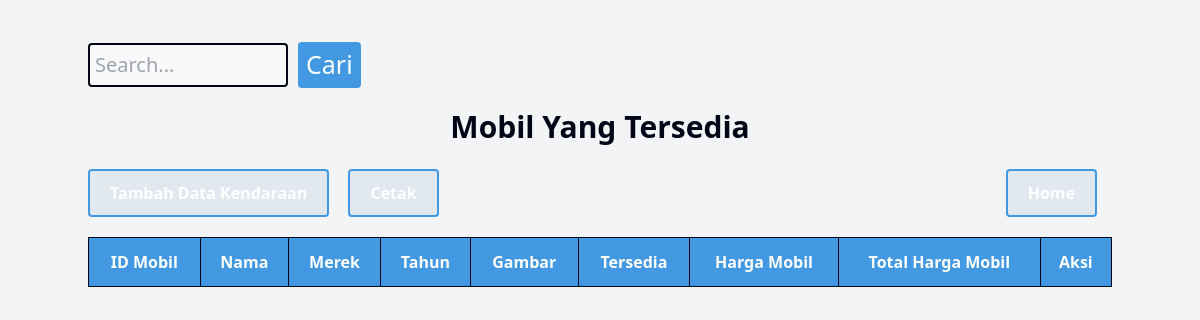
Page /rentalmobil/public/dashboard/data/dashboardkendaraan.php on the earlier database version.
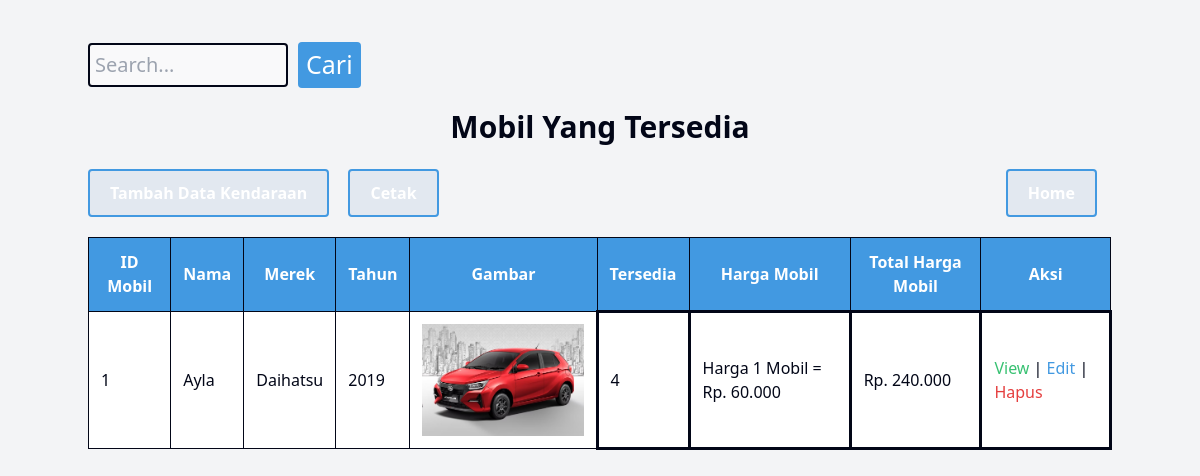
Same page on the later database version.
### tables this page shows
CREATE TABLE `kendaraan` (
  `id_mobil` int(11) NOT NULL,
  `nama` varchar(500) NOT NULL,
  `merek` varchar(500) NOT NULL,
  `tahun` int(11) NOT NULL,
  `gambar` varchar(500) NOT NULL,
  `garasi_id_garasi` int(11) NOT NULL,
  `harga_id_harga` int(11) NOT NULL
);

CREATE TABLE `garasi` (
  `id_garasi` int(11) NOT NULL,
  `tersedia` int(11) NOT NULL
);

CREATE TABLE `harga` (
  `id_harga` int(11) NOT NULL,
  `harga_per_hari` int(11) NOT NULL
);

### rentalmobil/public/dashboard/data/dashboardkendaraan.php (the view, shortened to what this page needs)
<?php
	include_once("../../../config/koneksi.php");
?>
<!DOCTYPE html>
<html>
<head>
	<link rel="stylesheet" href="../../css/output.css">
</head>
<body class="bg-gray-100">
	<div class="container mx-auto py-8">
		<form action="dashboardkendaraan.php" method="GET" class="mb-4">
           <div class="search-container">
                <input type="text" name="cari" placeholder="Search..." class="border border-gray-400 rounded-md px-2 py-1" style="font-size: 20px;">
                <input type="submit" value="Cari" class="btn bg-blue-500 text-white px-4 py-1 rounded-md" style="font-size: 25px;">
            </div>
        </form>
	<h1> Mobil Yang Tersedia </h1>
		<nav>
			<div>
				<a href="../../kendaraan/View/tambah.php" class="btn bg-blue-500 text-white">Tambah Data Kendaraan</a>
				<a href="../../kendaraan/View/cetak.php" target="_blank" class="btn bg-blue-500 text-white">Cetak</a>
			</div>
            <div>
                <a href="../dashboard.php" class="btn bg-blue-500 text-white">Home</a>
            </div>
        </nav>
	<table border="1" >
			<?php
				if (isset($_GET['cari'])) {
					$cari = $_GET['cari'];
					$ambildata = mysqli_query($kon, "SELECT kendaraan.*, harga.harga_per_hari AS harga_mobil, garasi.tersedia AS stok
                                        FROM kendaraan
                                        INNER JOIN harga ON kendaraan.harga_id_harga = harga.id_harga
                                        INNER JOIN garasi ON kendaraan.garasi_id_garasi = garasi.id_garasi
                                        WHERE kendaraan.id_mobil LIKE '%".$cari."%' OR kendaraan.nama LIKE '%".$cari."%'");
				} else {
					$ambildata = mysqli_query($kon, "SELECT kendaraan.*, harga.harga_per_hari AS harga_mobil, garasi.tersedia AS stok
                                          FROM kendaraan
                                          INNER JOIN harga ON kendaraan.harga_id_harga = harga.id_harga
                                          INNER JOIN garasi ON kendaraan.garasi_id_garasi = garasi.id_garasi
                                          ORDER BY kendaraan.id_mobil ASC ");
				}
			?>
		<tr>
        	<th class="border border-gray-400 px-4 py-2 text-center">ID Mobil</th>
            <th class="border border-gray-400 px-4 py-2 text-center">Nama</th>
            <th class="border border-gray-400 px-4 py-2 text-center">Merek</th>
            <th class="border border-gray-400 px-4 py-2 text-center">Tahun</th>
            <th class="border border-gray-400 px-4 py-2 text-center">Gambar</th>
            <th class="border border-gray-400 px-4 py-2 text-center">Tersedia</th>
            <th class="border border-gray-400 px-4 py-2 text-center">Harga Mobil</th>
            <th class="border border-gray-400 px-4 py-2 text-center">Total Harga Mobil</th>
            <th class="border border-gray-400 px-4 py-2 text-center">Aksi</th>
        </tr>
		<tbody>
		<?php
			while ($userAmbilData = mysqli_fetch_array($ambildata)) {
				echo "<tr>";
                    echo "<td class='border border-gray-400 px-4 py-2'>" . $id_mobil = $userAmbilData['id_mobil'] . "</td>";
                    echo "<td class='border border-gray-400 px-4 py-2'>" . $nama = $userAmbilData['nama'] . "</td>";
                    echo "<td class='border border-gray-400 px-4 py-2'>" . $merek =$userAmbilData['merek'] . "</td>";
                    echo "<td class='border border-gray-400 px-4 py-2'>" . $tahun = $userAmbilData['tahun'] . "</td>";
                    echo "<td class='border border-gray-400 px-4 py-2'>";
                        $data = mysqli_query($kon, "SELECT * FROM kendaraan WHERE id_mobil = '{$userAmbilData['id_mobil']}'");
                        while ($row = mysqli_fetch_array($data)) {
                            echo "<a href='javascript:void(0);' onclick=\"window.open(../../kendaraan/aset/{$row['gambar']}', '_blank');\">
                                    <img src='../../kendaraan/aset/{$row['gambar']}' alt='Gambar Mobil' width='240' height='300'></a>";
                        }
                    echo "<td>" . $userAmbilData['stok'] . "</td>";
                    echo "<td>Harga 1 Mobil = Rp. " . number_format($userAmbilData['harga_mobil'], 0, ',', '.') . "</td>";
                    $totalHargaPerMobil = $userAmbilData['harga_mobil'] * $userAmbilData['stok'];
                    echo "<td>Rp. " . number_format($totalHargaPerMobil, 0, ',', '.') . "</td>";
					echo "<td>
							<a href='../../kendaraan/View/view.php?id_mobil=" . $userAmbilData['id_mobil'] . "' class='btn btn-view'> View </a> |
							<a href='../../kendaraan/View/update.php?id_mobil=" . $userAmbilData['id_mobil'] . "' class='btn btn-edit'> Edit </a> |
							<a href='../../kendaraan/Controller/mobilhapus.php?id_mobil=" . $userAmbilData['id_mobil'] . "' class='btn btn-hapus'> Hapus </a>
						</td>";
				echo "</tr>";
			}
		?>
		</tbody>
	</table>
	</div>
</body>
</html>

### rentalmobil/public/dashboard/data/dashboardkendaraan.php (style rules this page uses)
h1 { text-align: center; color: #020617; font-weight: bold; margin-bottom: 20px; font-size: 30px; }
nav { display: flex; justify-content: space-between; align-items: center; margin-bottom: 10px; }
nav a { padding: 10px 20px; margin-right: 15px; color: #1a365d; font-weight: bold; text-decoration: none; display: inline-block; background-color: #e2e8f0; border: 2px solid #4299e1; border-radius: 4px; }
table { border-collapse: collapse; width: 100%; margin-top: 20px; }
th, td { border: 3px solid #020617; padding: 12px; text-align: left; color: #020617; background-color: #fff; }
th:first-child { color: #fff; }
th { font-weight: bold; background-color: #4299e1; }
td { font-size: 16px; }
th:first-child, th:nth-child(2), th:nth-child(3), th:nth-child(4), th:nth-child(5), th:nth-child(6), th:nth-child(7), th:nth-child(8), th:nth-child(9) { color: #fff; }
.btn-view { color: #38c172; }
.btn-edit { color: #4299e1; }
.btn-hapus { color: #e53e3e; }
.search-container { display: flex; align-items: center; }
.search-container input[type=text] { width: 200px; margin-top: 10px; padding: 5px; font-size: 5px; border: 2px solid #020617; border-radius: 4px; background-color: rgba(255, 255, 255, 0.5); }
.search-container input[type=submit] { background-color: #4299e1; color: white; border: none; padding: 4px 8px; border-radius: 4px; cursor: pointer; font-size: 14px; margin-left: 10px; margin-top: 10px; }

Differences in the rows shown:
added kendaraan: id_mobil "1", nama "Ayla", merek "Daihatsu", tahun "2019", gambar (picture), garasi_id_garasi.tersedia "4", harga_id_harga.harga_per_hari "60.000", harga_id_harga.tersedia "240.000"
